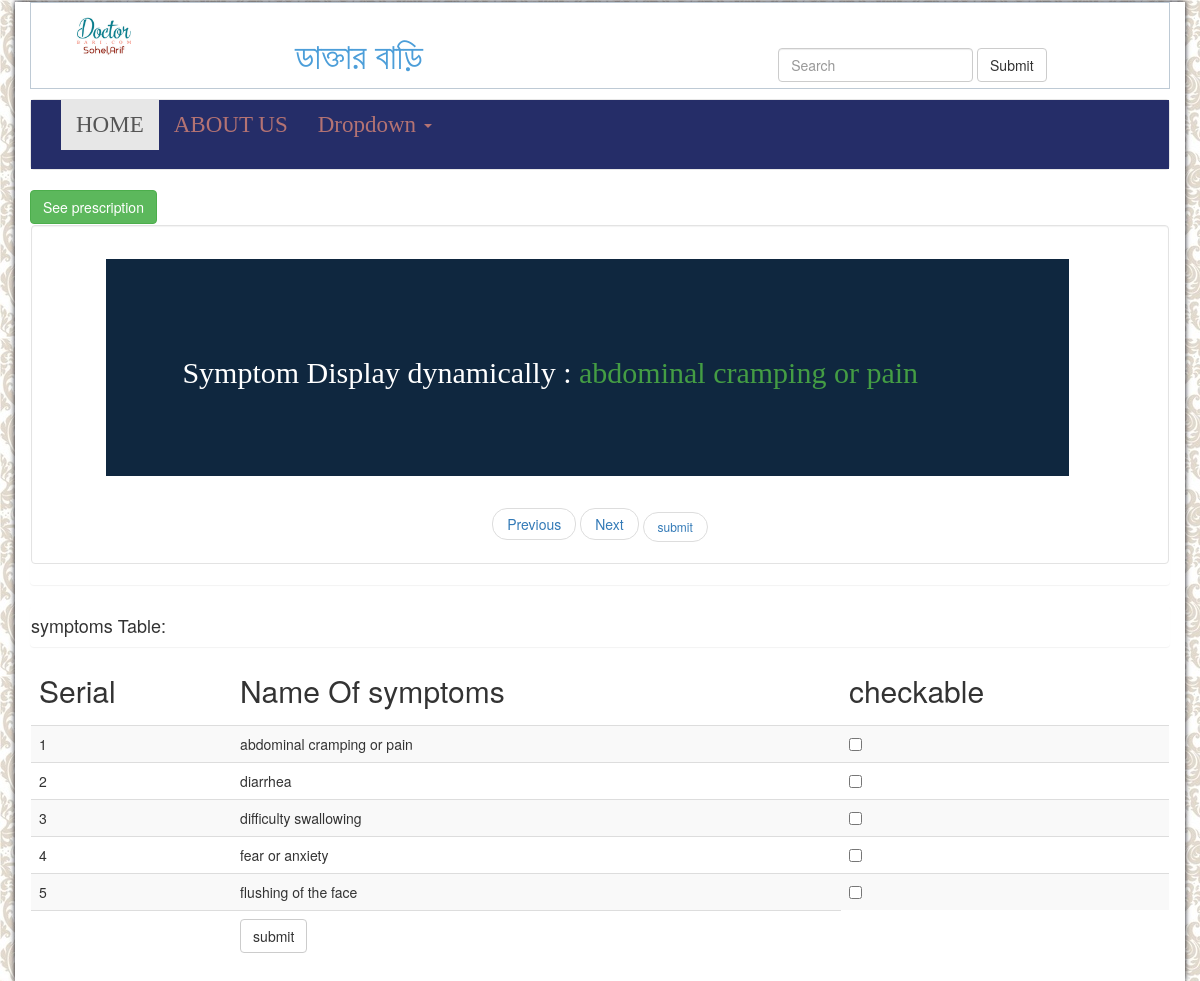
The app's page /Allergist.php?id=1 with its own data.
### tables this page shows
CREATE TABLE `name_of_symtom` (
  `id` int(11) NOT NULL,
  `symtomName` varchar(255) NOT NULL,
  `symtomCode` int(11) NOT NULL
);

### configure/Database.php (called while the page is built, shortened)
<?php
class Database {
    public $db_name=Db_name;
    public $user=user;
    public $password=pass;
    public $host=host;
    public $connection;
    public function __construct() {
        $this->connection=new mysqli($this->host, $this->user, $this->password, $this->db_name);
        if($this->connection){
            return TRUE;
        } else {
            $this->error="Connection error".$this->connection->connect_error;
            return FALSE;
        }
    }
    public function select($query){
        $result=$this->connection->query($query) or die($this->connection->error.__LINE__);
        if($result->num_rows>0){
            return $result;
        } else {
            return FALSE;
        }
    }
}

### Allergist.php (the view, shortened to what this page needs)
<!DOCTYPE html>
<html>
    <head>
    </head>
    <body>
     <?php include 'header.php';
     include 'configure/Database.php';
         $data=new Database();
         $id="";
     ?>
        <?php
         if (isset($_GET['id'])){
             $id=$_GET['id'];
         }
        ?>
        <?php
                 $query="select * from name_of_symtom where symtomCode='$id'";
                $result=$data->select($query);
        ?>
        <div class="body">
            <a class=" btn btn-success none " href="pdfcreator.php"> See prescription </a>
            <div class="panel">
                <div class="well text-left ">
                    <ul class="listdynamic">
                        <li class="li"> <h2> Symptom Display dynamically :
                                <?php
                                if($result){
                                $row=$result->fetch_assoc();
                                echo "<span style=color:#449D44>".$row['symtomName']."</span>";
                                }
                                ?>
                            </h2></li>
                        </ul>
                      <nav aria-label="...">
                    <ul class="pager">
                      <li><a href="">Previous</a></li>
                      <li><a href="dynamic.php?id=<?php echo $row['id']+1; ?>">Next</a></li>
                      <li><a href="#" class="btn btn-sm">submit</a></li>
                    </ul>
                    </nav>
                </div>
            </div>
            <div class="panel">
                <div class="panel-title"> <h4>symptoms Table:</h4></div>
                <form action="" method="post" >
                 <table class="table table-hover table-striped pull-left   tab-pane">
                 <thead >
                 <td><h2>Serial</h2></td>
                <td> <h2>Name Of symptoms</h2></td>
                <td> <h2>checkable</h2></td>
                </thead>
                <?php
       if($result){
                $i=0;
                 foreach ($result as $row){
                       $i++;
                ?>
                <tr>
                    <td><?php echo $i; ?></td>
                    <td><?php echo $row['symtomName'];?></td>
                    <td>
                        <input type="checkbox" name="symtom[<?php echo $row['id'];?>]"  value="<?php echo $row['symtomName'];?>"  class="checkbox" />
                    </td>
                </tr>
                 <?php  } }  else {
                 echo 'no Symtom name ';
 }?>
                <tr>
                    <td></td>
                    <td>
                        <input type="submit" value="submit" class="btn btn-default sub" >
                    </td>
                </tr>
            </table>
               </form>
            </div>
        </div>
    </body>
</html>

### css/main.css (style rules this page uses)
html { color: #222; font-size: 1em; line-height: 1.4; }
body { background-image: url("../img/b.jpg"); background-repeat: repeat; }
.well { min-height: 20px; padding: 1px; margin-bottom: 20px; background-color: #FFFFFF; border-radius: 4px; -webkit-box-shadow: inset 0 1px 1px rgba(0, 0, 0, .05); box-shadow: inset 0 1px 1px rgba(0, 0, 0, .05); }
.listdynamic .li { margin: 3%; padding: 7%; background: #0F273F; color: white; font-family: initial; width: 88%; }

### Allergist.php (style rules this page uses)
.listdynamic { list-style: none; position: relative; }
.listdynamic .li { float: left; margin: 3%; padding: 4%; }

### records on screen
name_of_symtom: symtomName "abdominal cramping or pain"
name_of_symtom: symtomName "diarrhea"
name_of_symtom: symtomName "difficulty swallowing"
name_of_symtom: symtomName "fear or anxiety"
name_of_symtom: symtomName "flushing of the face"
